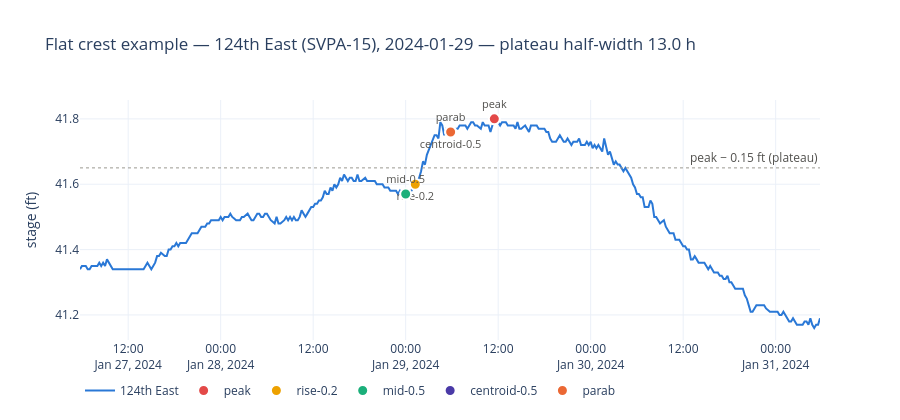

Notebook source saved alongside this figure:
### Markdown cell above
## 1. Crest-time definitions — taming flat crests

The pipeline (`calc-crests.py`) timestamps a crest at the **highest sample**. On a
long flat crest that sample is often a random blip an inch above its neighbors, so
peak-to-peak travel times between gauges inherit hours of noise.

Candidates evaluated (all computable in real time once the crest has passed, and
retrospectively for building lag tables):

- **peak** — argmax (status quo).
- **parab** — vertex of a quadratic fit to the top 0.5 ft (sub-sample peak estimate).
- **rise-d** — time the rising limb last crossed `peak − d` ft (the user-suggested
  "measure at an offset before the crest"; the steep limb pins the time down).
- **mid-d** — midpoint of the rising/falling crossings of `peak − d` ("plateau
  midpoint" — a better estimate of the true apex of a flat crest).
- **centroid-d** — stage-weighted time centroid above `peak − d`.
- **xcorr** — derivative cross-correlation between the two gauges (whole-hydrograph
  alignment; no crest picking at all).

Also computed: **plateau_h**, the half-width of the span within 0.15 ft of the peak —
a per-event uncertainty on the peak time itself.

Yardstick: the **spread (std and IQR) of the up→down lag across events** for the same
definition at both gauges. A definition can't reduce the true variability of the river,
but a good one stops adding measurement noise on top. Validated first on the two
long-record USGS pairs (~100 events), then on USGS→SVPA pairs (~15–40 events).

### Code cell
# Example: a flat crest and where each definition puts "the" crest time.
cand = []
for gid in ["SVPA-34", "SVPA-15", "SVPA-26", "SVPA-25"]:
    for _, ev in EVENTS_SVPA.iterrows():
        w = window(gid, ev["utc"])
        if w is None:
            continue
        ct = crest_times(w)
        if ("plateau_h" in ct and "mid-0.5" in ct and "rise-0.2" in ct
                and ct["peak_stage"] > YELLOW[gid] - 1 and ct["plateau_h"] >= 1.0):
            # showcase the failure mode: argmax far from the plateau midpoint
            off = abs((ct["peak"] - ct["mid-0.5"]).total_seconds()) / 3600
            cand.append((off, ct["plateau_h"], gid, ev["utc"]))
off_h, plat_h, ex_gid, ex_t = max(cand)
w = window(ex_gid, ex_t)
ct = crest_times(w)

fig = go.Figure()
fig.add_scatter(x=w.index, y=w.values, mode="lines", name=NAME[ex_gid],
                line=dict(color=PAL[0], width=2))
marks = [("peak", PAL[5]), ("rise-0.2", PAL[2]), ("mid-0.5", PAL[1]),
         ("centroid-0.5", PAL[4]), ("parab", PAL[7])]
for i, (k, c) in enumerate(marks):
    if k in ct:
        fig.add_scatter(x=[ct[k].round("s").to_pydatetime()],
                        y=[float(w.reindex([ct[k]], method="nearest").iloc[0])],
                        mode="markers+text", name=k, text=[k],
                        textposition=["top center", "bottom center"][i % 2],
                        textfont=dict(size=11, color="#52514e"),
                        marker=dict(size=11, color=c, line=dict(width=2, color="white")))
fig.add_hline(y=ct["peak_stage"] - 0.15, line=dict(color=GRAY, dash="dot", width=1),
              annotation_text="peak − 0.15 ft (plateau)", annotation_font_color="#52514e")
fig.update_layout(template="plotly_white", height=420, width=900,
                  title=(f"Flat crest example — {NAME[ex_gid]} ({ex_gid}), "
                         f"{ex_t.date()} — plateau half-width {plat_h:.1f} h"),
                  yaxis_title="stage (ft)", legend=dict(orientation="h", y=-0.15))
fig.show()
print(f"The argmax 'peak' sits {abs((ct['peak']-ct['mid-0.5']).total_seconds())/3600:.1f} h "
      f"from the plateau midpoint on this event.")

### Figure 1 — Plotly figure (JSON) as saved in the notebook; plotly's stock layout.template omitted (floating-point values rounded to 4 significant figures; data arrays with more than 128 entries replaced by an {"elided": "..."} marker saying what was removed)
{"data": [{"line": {"color": "#2a78d6", "width": 2}, "mode": "lines", "name": "124th East", "type": "scatter", "x": {"elided": "385 str values"}, "y": {"elided": "385 float values"}}, {"marker": {"color": "#e34948", "line": {"color": "white", "width": 2}, "size": 11}, "mode": "markers+text", "name": "peak", "text": ["peak"], "textfont": {"color": "#52514e", "size": 11}, "textposition": "top center", "type": "scatter", "x": ["2024-01-29T11:30:00"], "y": [41.8]}, {"marker": {"color": "#eda100", "line": {"color": "white", "width": 2}, "size": 11}, "mode": "markers+text", "name": "rise-0.2", "text": ["rise-0.2"], "textfont": {"color": "#52514e", "size": 11}, "textposition": "bottom center", "type": "scatter", "x": ["2024-01-29T01:15:00"], "y": [41.6]}, {"marker": {"color": "#1baf7a", "line": {"color": "white", "width": 2}, "size": 11}, "mode": "markers+text", "name": "mid-0.5", "text": ["mid-0.5"], "textfont": {"color": "#52514e", "size": 11}, "textposition": "top center", "type": "scatter", "x": ["2024-01-29T00:00:00"], "y": [41.57]}, {"marker": {"color": "#4a3aa7", "line": {"color": "white", "width": 2}, "size": 11}, "mode": "markers+text", "name": "centroid-0.5", "text": ["centroid-0.5"], "textfont": {"color": "#52514e", "size": 11}, "textposition": "bottom center", "type": "scatter", "x": ["2024-01-29T05:49:57"], "y": [41.76]}, {"marker": {"color": "#eb6834", "line": {"color": "white", "width": 2}, "size": 11}, "mode": "markers+text", "name": "parab", "text": ["parab"], "textfont": {"color": "#52514e", "size": 11}, "textposition": "top center", "type": "scatter", "x": ["2024-01-29T05:49:58"], "y": [41.76]}], "layout": {"annotations": [{"font": {"color": "#52514e"}, "showarrow": false, "text": "peak − 0.15 ft (plateau)", "x": 1, "xanchor": "right", "xref": "x domain", "y": 41.65, "yanchor": "bottom", "yref": "y"}], "height": 420, "legend": {"orientation": "h", "y": -0.15}, "shapes": [{"line": {"color": "#9a9891", "dash": "dot", "width": 1}, "type": "line", "x0": 0, "x1": 1, "xref": "x domain", "y0": 41.65, "y1": 41.65, "yref": "y"}], "title": {"text": "Flat crest example — 124th East (SVPA-15), 2024-01-29 — plateau half-width 13.0 h"}, "width": 900, "yaxis": {"title": {"text": "stage (ft)"}}}}
